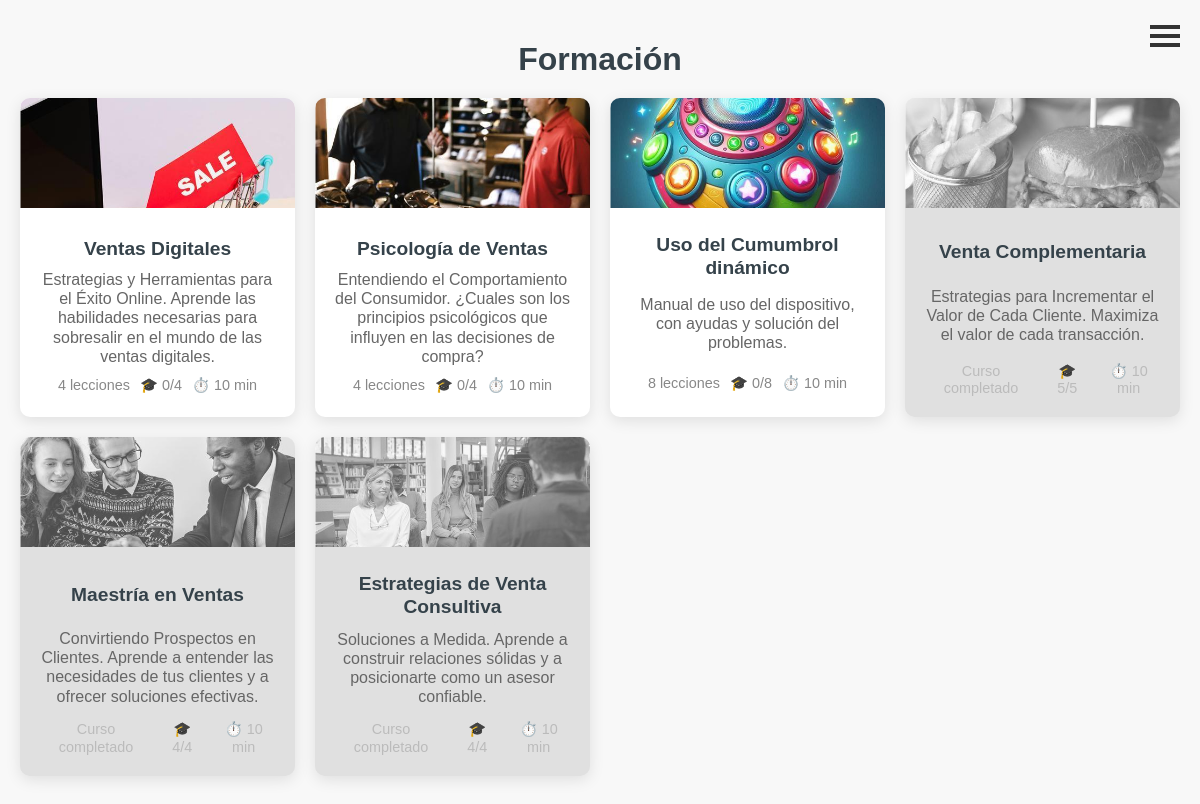
Page / (signed in) on the earlier database version.
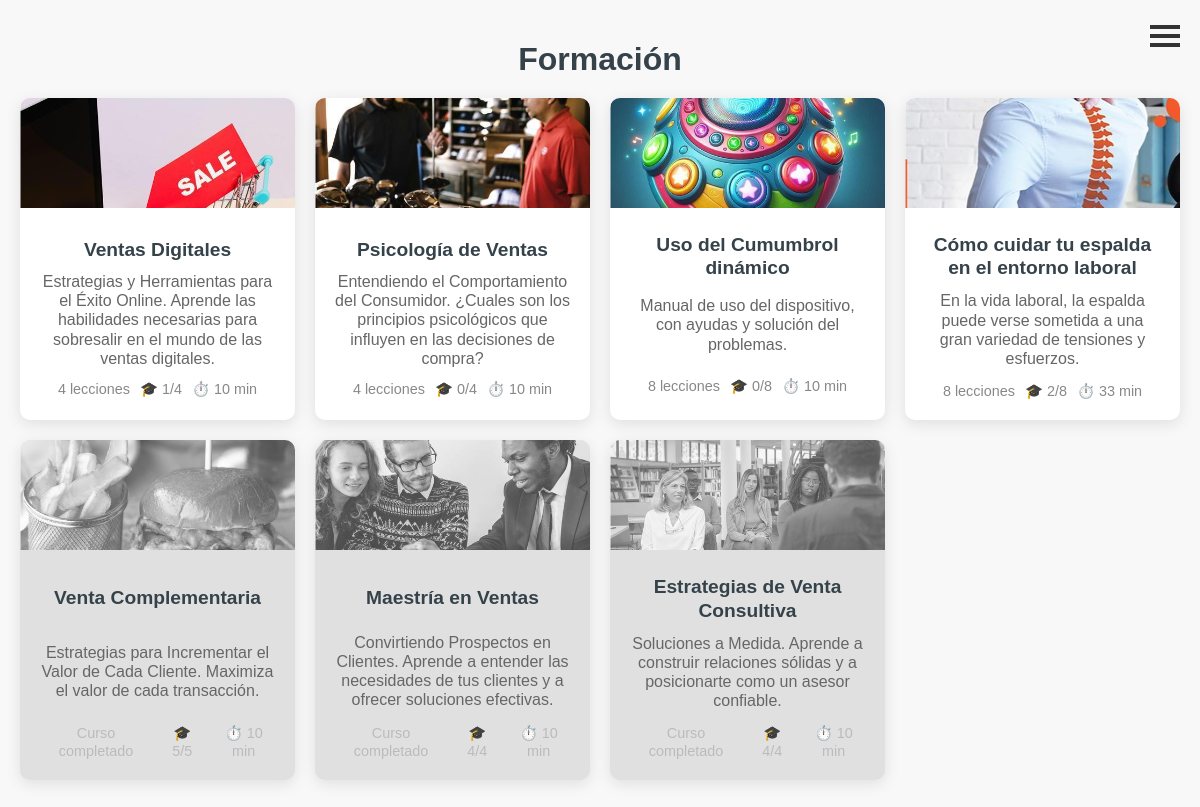
Same page on the later database version.
### cursos/models.py (models this page shows, shortened)
class Curso(models.Model):
    titulo = models.CharField(max_length=100)
    explicacion = models.CharField(max_length=400)
    miniexplicacion = models.TextField()
    duracion = models.PositiveIntegerField()  # Duración en minutos
    fecha_creacion = models.DateField(default=timezone.now)
    puntos = models.SmallIntegerField()
    miniatura = models.ImageField(upload_to='images/miniaturas/')

### cursos/views.py (the view)
@login_required
def lista_cursos(request):
    cursos = Curso.objects.filter(fecha_creacion__lte=timezone.now()).order_by('fecha_creacion')
    lecciones_por_curso = []
    for curso in cursos:
        total_lecciones = curso.leccion_set.count()
        lecciones_completadas = UsuarioLeccion.objects.filter(usuario=request.user, leccion__curso=curso, completada=True).count()
        lecciones_por_curso.append((curso, total_lecciones, lecciones_completadas))
        lecciones_por_curso.sort(key=lambda x: x[1] == x[2])  # Pone los completados al final
    total_lecciones = sum(conteo for _, conteo, _ in lecciones_por_curso)
    return render(request, 'cursos/lista_cursos.html', {'lecciones_por_curso': lecciones_por_curso, 'total_lecciones': total_lecciones})

### cursos/templates/cursos/lista_cursos.html
{% extends 'cursos/base.html' %}
{% load static %}
{% block content %}
<section class="course-categories">
    <div class="titulo">
        <h2><a href="/">Formación</a></h2>
    </div>
    <div class="categories-grid">
{% for curso, total_lecciones, lecciones_completadas in lecciones_por_curso %}
<div class="category-item {% if lecciones_completadas == total_lecciones %}completed{% endif %}">
    <div class="category-image">
        <img src="{{ curso.miniatura.url }}" alt="Imagen del curso">
    </div>
    <div class="category-content">
        <h3><a href="{% url 'detalle_curso' pk=curso.pk %}" title='{{ curso.explicacion|linebreaksbr }}'>{{ curso.titulo }}</a></h3>
        <p>{{ curso.miniexplicacion|linebreaksbr }}</p>
        <div class="category-meta">
            {% if lecciones_completadas == total_lecciones %}
                <span>Curso completado</span>
            {% else%}
                <span>{{ total_lecciones  }} lecciones</span>
            {% endif %}
            <span>🎓 {{ lecciones_completadas }}/{{ total_lecciones  }}</span>
            <span>⏱️ {{curso.duracion}} min</span>
        </div>
    </div>
</div>
{% endfor %}
</div>
</section>
{% endblock %}

### cursos/templates/cursos/base.html (shortened to what this page needs)
{% load static %}
<!DOCTYPE html>
<html>
    <head>
        <link rel="stylesheet" href="{% static 'css/curso.css' %}">
    </head>
    <body>
    {% if user.is_authenticated %}
            <div class="menu-icon" id="menuIcon">
                <div class="bar"></div>
                <div class="bar"></div>
                <div class="bar"></div>
            </div>
    {% endif %}
                {% block content %}
                {% endblock %}
    </body>
</html>

### cursos/static/css/curso.css (style rules this page uses)
body, h1, h2, p, ul { margin: 0; padding: 0; list-style: none; }
body { font-family: Arial, sans-serif; line-height: 1.2; background-color: #f4f4f4; color: #333; }
.course-categories { padding: 40px 20px; background-color: #f8f8f8; text-align: center; }
.course-categories h2 { margin-bottom: 20px; font-size: 2rem; color: #35424a; }
.categories-grid { display: grid; gap: 20px; grid-template-columns: repeat(auto-fit, minmax(250px, 1fr)); margin-top: 5px; }
.titulo a { color: #35424a; text-decoration: none; font-weight: bold; border-bottom: 2px solid transparent; transition: color 0.3s ease, border-bottom-color 0.3s ease; }
.category-item { background-color: #fff; border-radius: 10px; box-shadow: 0px 4px 15px rgba(0, 0, 0, 0.1); overflow: hidden; transition: transform 0.3s ease, box-shadow 0.3s ease; display: flex; flex-direction: column; justify-content: space-between; }
.completed { background-color: #e0e0e0; color: #aaa; }
.completed .category-meta { color: #bbb; }
.completed .category-image img { filter: grayscale(100%) opacity(70%); }
.category-item a { color: #35424a; text-decoration: none; font-weight: bold; border-bottom: 2px solid transparent; transition: color 0.3s ease, border-bottom-color 0.3s ease; }
.category-content { padding: 20px; display: flex; flex-direction: column; height: 100%; }
.category-content h3 { font-size: clamp(1.2rem, 1.3vw, 1.2rem); color: #35424a; margin-bottom: 10px; margin-top: 5px; flex: 0 1 30%; display: flex; align-items: center; justify-content: center; text-align: center; max-height: 30%; }
.category-content p { font-size: clamp(1rem, 1.1vw, 1rem); color: #666; margin-bottom: 15px; flex: 1 1 50%; display: flex; align-items: center; justify-content: center; text-align: center; line-height: 1.2; max-height: 50%; }
.category-meta { display: flex; gap: 10px; font-size: 0.9rem; color: #888; flex: 0 1 20%; align-items: center; justify-content: center; text-align: center; margin-top: auto; max-height: 20%; }
.category-meta span { display: flex; align-items: center; gap: 5px; }
.category-image { width: 100%; padding-top: 40%; position: relative; overflow: hidden; background-color: #f8f8f8; }
.category-image img { position: absolute; top: 50%; left: 50%; width: 100%; height: 100%; object-fit: cover; transform: translate(-50%, -50%); }
.menu-icon { position: absolute; top: 20px; right: 20px; width: 30px; cursor: pointer; }
.menu-icon .bar { width: 100%; height: 4px; background-color: #333; margin: 5px 0; transition: 0.3s; }

Differences in the rows shown:
computed for Curso "Ventas Digitales": puntos "0" → "1"
added Curso: miniatura (picture), titulo "Cómo cuidar tu espalda en el entorno laboral", miniexplicacion "En la vida laboral, la espalda puede verse sometida a una gran variedad de tensiones y esfuerzos.", id "8", lecciones_completadas "2", duracion "33"
